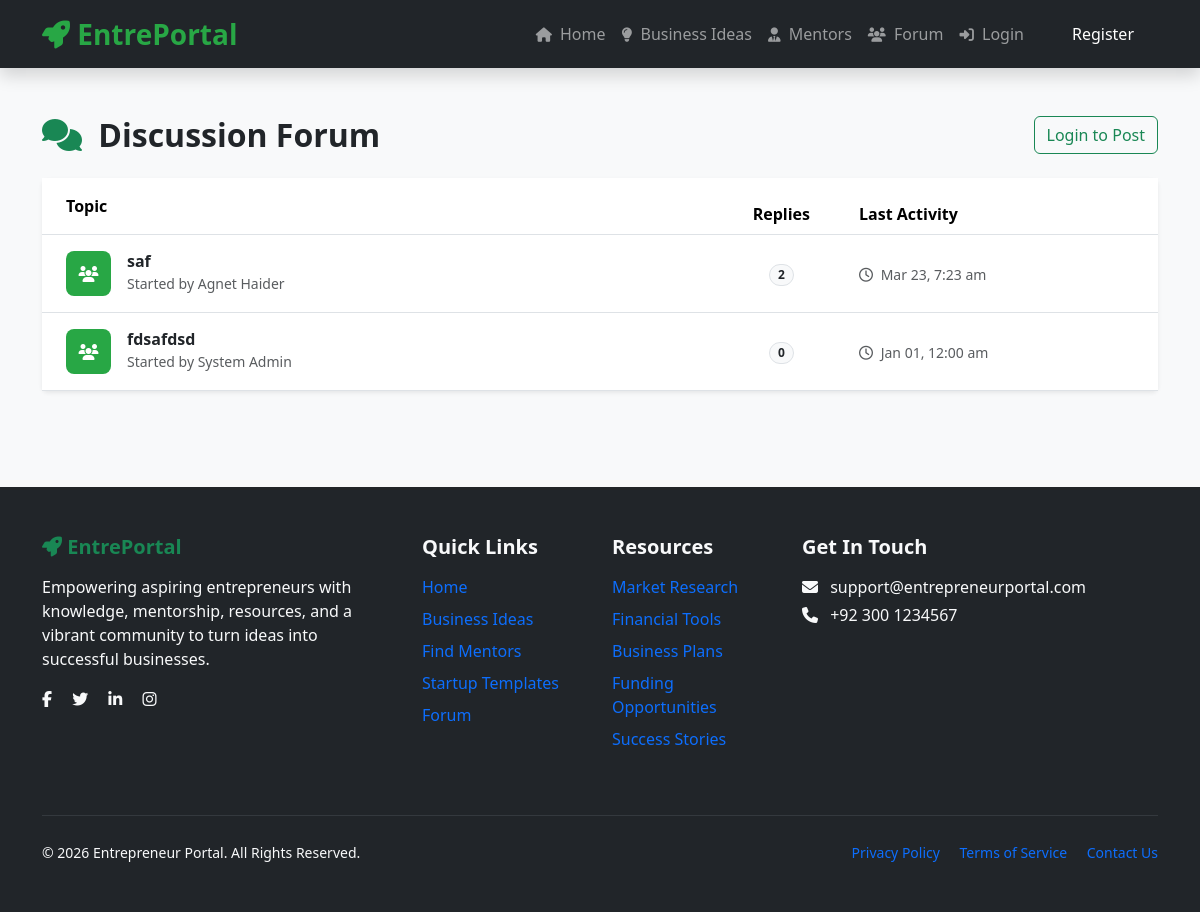
/forum.php, run on the app's committed database.
### tables this page shows
CREATE TABLE `forum_topics` (
  `id` int(11) NOT NULL,
  `user_id` int(11) DEFAULT NULL,
  `title` varchar(255) DEFAULT NULL,
  `created_at` timestamp NOT NULL DEFAULT current_timestamp()
);

CREATE TABLE `users` (
  `id` int(11) NOT NULL,
  `full_name` varchar(100) NOT NULL,
  `email` varchar(100) NOT NULL,
  `password` varchar(255) NOT NULL,
  `phone` varchar(20) DEFAULT NULL,
  `bio` text DEFAULT NULL,
  `location` varchar(100) DEFAULT NULL,
  `role` enum('user','agent','admin') NOT NULL DEFAULT 'user',
  `status` enum('pending','approved','rejected') NOT NULL DEFAULT 'pending',
  `created_at` timestamp NOT NULL DEFAULT current_timestamp()
);

### forum.php (the view, shortened to what this page needs)
<?php
include 'config.php';
$query = "SELECT t.*, u.full_name,
          (SELECT COUNT(*) FROM forum_posts WHERE topic_id = t.id) as reply_count,
          (SELECT MAX(created_at) FROM forum_posts WHERE topic_id = t.id) as last_activity
          FROM forum_topics t
          JOIN users u ON t.user_id = u.id
          ORDER BY last_activity DESC";
$topics = mysqli_query($conn, $query);
?>
<!DOCTYPE html>
<html lang="en">
<head>
    <link href="https://cdn.jsdelivr.net/npm/bootstrap@5.3.3/dist/css/bootstrap.min.css" rel="stylesheet">
    <link href="https://cdnjs.cloudflare.com/ajax/libs/font-awesome/6.5.1/css/all.min.css" rel="stylesheet">
</head>
<body>
<?php include 'navbar.php'; ?>
<div class="container py-5">
    <div class="row">
        <div class="col-md-8">
            <h2 class="fw-bold mb-4"><i class="fas fa-comments text-success me-2"></i> Discussion Forum</h2>
        </div>
        <div class="col-md-4 text-md-end mb-4">
            <?php if(isset($_SESSION['user_id'])): ?>
                <button class="btn btn-success shadow-sm" data-bs-toggle="modal" data-bs-target="#newTopicModal">
                    <i class="fas fa-plus me-1"></i> Start New Discussion
                </button>
            <?php else: ?>
                <a href="login.php" class="btn btn-outline-success">Login to Post</a>
            <?php endif; ?>
        </div>
    </div>
    <div class="card shadow-sm border-0">
        <div class="card-body p-0">
            <div class="table-responsive">
                <table class="table table-hover align-middle mb-0">
                    <thead class="bg-light">
                        <tr>
                            <th class="ps-4 py-3" style="width: 60%;">Topic</th>
                            <th class="text-center">Replies</th>
                            <th class="pe-4">Last Activity</th>
                        </tr>
                    </thead>
                    <tbody>
                        <?php if(mysqli_num_rows($topics) > 0): ?>
                            <?php while($row = mysqli_fetch_assoc($topics)): ?>
                            <tr onclick="window.location='view-topic.php?id=<?= $row['id'] ?>'" style="cursor: pointer;">
                                <td class="ps-4 py-3">
                                    <div class="d-flex align-items-center">
                                        <div class="topic-icon me-3">
                                            <i class="fas fa-users"></i>
                                        </div>
                                        <div>
                                            <h6 class="mb-0 fw-bold text-dark"><?= htmlspecialchars($row['title']) ?></h6>
                                            <small class="text-muted">Started by <?= htmlspecialchars($row['full_name']) ?></small>
                                        </div>
                                    </div>
                                </td>
                                <td class="text-center">
                                    <span class="badge rounded-pill bg-light text-dark border"><?= $row['reply_count'] ?></span>
                                </td>
                                <td class="pe-4 text-muted">
                                    <small><i class="far fa-clock me-1"></i> <?= date('M d, g:i a', strtotime($row['last_activity'])) ?></small>
                                </td>
                            </tr>
                            <?php endwhile; ?>
                        <?php endif; ?>
                    </tbody>
                </table>
            </div>
        </div>
    </div>
</div>
<?php include 'footer.php'; ?>
</body>
</html>

### forum.php (style rules this page uses)
body { background-color: #f8f9fa; }
.topic-icon { width: 45px; height: 45px; background: #28a745; color: white; display: flex; align-items: center; justify-content: center; border-radius: 8px; }

### navbar.php (style rules this page uses)
:root { --primary: #28a745; --dark: #212529; }

### data on the page
forum_topics: title "saf", user.full_name "Agnet Haider", reply_count "2", last_activity "Mar 23, 7:23 am"
forum_topics: title "fdsafdsd", user.full_name "System Admin", reply_count "0", last_activity "Jan 01, 12:00 am"
